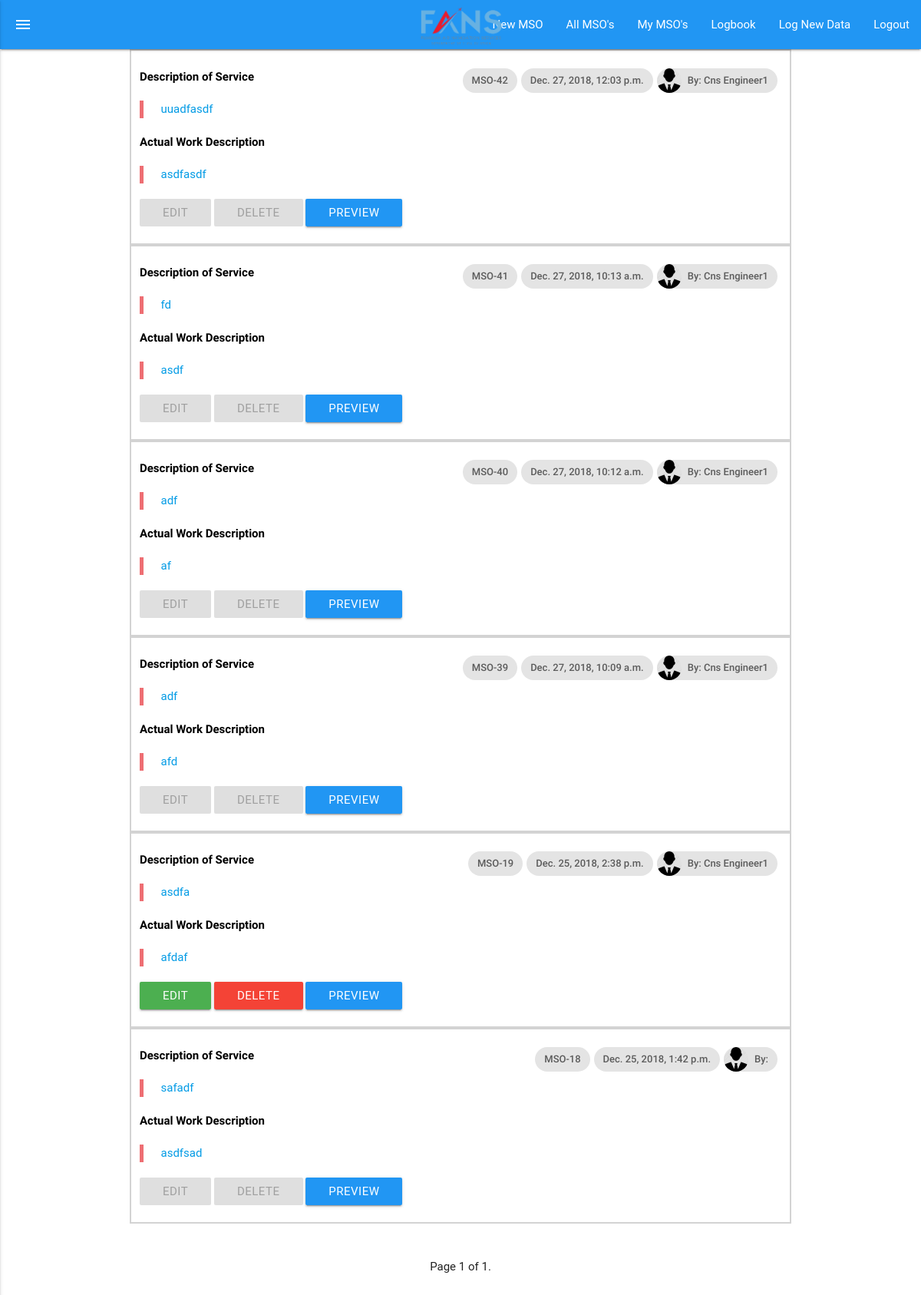
Page /mso/my/ (signed in) on the committed database.
### mso/models.py (models this page shows, shortened)
class MsoCns(models.Model):
    requested_by = models.CharField(max_length=100, default='')
    section =  models.CharField(max_length=100, default='')
    department_head =  models.CharField(max_length=100, default='')
    location =  models.CharField(max_length=100, default='')
    description_of_service = models.TextField(default='')
    manager_approval = models.BooleanField(default=False)
    manager_approval_date = models.DateTimeField(auto_now=False, null=True)
    actual_work_descripition = models.TextField(default='')
    date_started = models.CharField(default='', max_length=50)
    date_completed = models.CharField(default='', max_length=50)
    work_compleated_by = models.TextField(default='')
    id_number = models.CharField(max_length=254, default='')
    supervisor_approval = models.BooleanField(default=False)
    supervisor_approval_date = models.DateTimeField(auto_now=False, null=True)
    posted_on = models.DateTimeField(auto_now=True)
    posted_by = models.EmailField(max_length=254, default='')
    posted_by_name = models.CharField(max_length=254, default='')
    requested_by_other_department = models.BooleanField(default=False)
    completed = models.BooleanField(default=False)

### mso/views.py (the view)
# urls.py: path('my/', views.my_msos, name="my_msos.html"),
@login_required
def my_msos(request, msg=''):
    all_msos = MsoCns.objects.all().filter(posted_by=request.user).order_by('-pk')
    current_user_name = helper.get_full_name(request.user)
    paginator = Paginator(all_msos, 10)
    page = request.GET.get('page')
    msos = paginator.get_page(page)
    gender = helper.get_gender(request.user)
    department = helper.get_department(request.user)
    job_title = helper.get_job_title(request.user)
    args = {
        'msos': msos,
        'current_user_name': str(current_user_name),
        'current_user_email': str(request.user),
        'current_user_gender': str(gender),
        'department': str(department),
        'job_title': str(job_title),
        'msg': msg,
    }
    return render(request, 'mso/my_msos.html', args)

### mso/helper.py (called while the page is built)
def get_full_name(email):
    first_name = CustomUser.objects.values_list('first_name', flat=True).filter(email=email)[0].lower()
    last_name = CustomUser.objects.values_list('last_name', flat=True).filter(email=email)[0].lower()
    return first_name.capitalize() + ' ' + last_name.capitalize()

def get_job_title(email):
    job_title = SetupUserAccount.objects.values_list('job_title', flat=True).filter(email=email)[0]
    return job_title

def get_gender(email):
    gender = SetupUserAccount.objects.values_list('gender', flat=True).filter(email=email)[0]
    return gender

def get_department(email):
    department = SetupUserAccount.objects.values_list('department', flat=True).filter(email=email)[0]
    return department

### users/models.py (called while the page is built)
    def __str__(self):
        return self.email

### mso/templates/mso/my_msos.html (shortened to what this page needs)
{% extends 'cns_base.html' %}
{% load static %}
{% block linktag %} <link rel="stylesheet" type="text/css" href="{% static "pages/css/mso.css" %}"> {% endblock linktag %}
{% block content %}
<div class="container">
    {%for mso in msos %}
    <div class="row mso_row" id="r{{mso.id}}">
        <div class="col s12">
            <br>
            <a id="read_mode_a" href="/mso/{{mso.id}}">
                <div class="chip">
                    {% if current_user_gender == 'male' %}
                        <img src="{% static "pages/img/male_profile_default.png" %}" alt="male_profile_default">By: {{ mso.posted_by_name }}
                    {% else %}
                        <img src="{% static "pages/img/female_profile_default.png" alt="female_profile_default" %}">By: {{ mso.posted_by_name }}
                    {% endif %}
                </div>
                <div class="chip">
                    {{mso.posted_on}}
                </div>
                <div class="chip">MSO-{{mso.id}}</div>
                <span class="title mso_title">Description of Service</span>
                <blockquote>{{mso.description_of_service}}</blockquote>
                <span class="title mso_title">Actual Work Description</span>
                <blockquote>{{mso.actual_work_descripition}}</blockquote>
                </a>
                {% if mso.manager_approval == True or mso.supervisor_approval == True or mso.completed %}
                <a id="" href="/mso/edit/{{mso.id}}" class="waves-effect waves-light green btn disabled modal-trigger">Edit</a>
                <a id="{{mso.id}}" href="#" class="delete waves-effect waves-light red btn disabled modal-trigger">Delete</a>
                {% elif current_user_name != mso.posted_by_name %}
                <a id="" href="/mso/edit/{{mso.id}}" class="waves-effect waves-light disabled green btn modal-trigger">Edit</a>
                <a id="{{mso.id}}" href="#" class="delete waves-effect waves-light red disabled btn modal-trigger">Delete</a>
                {% else %}
                <a id="" href="/mso/edit/{{mso.id}}" class="waves-effect waves-light green btn modal-trigger">Edit</a>
                <a id="{{mso.id}}" href="#" class="delete waves-effect waves-light red btn modal-trigger">Delete</a>
                {% endif %}
                <a href="/mso/{{mso.id}}" class="waves-effect waves-light blue btn modal-trigger">Preview</a>
            <br>
            <br>
        </div>
    </div>
        {% endfor %}
        <br>
        <br>
        <div class="pagination">
            <span class="step-links">
                <span class="current">
                    Page {{ msos.number }} of {{ msos.paginator.num_pages }}.
                </span>
            </span>
        </div>
        <br>
        <br>
        <br>
</div>
{% endblock content %}

### pages/static/pages/css/main.css (style rules this page uses)
.mso_row { margin-bottom: 0px; border: 1px solid lightgray; }
.title { font-weight: bold; }
.chip { float: right !important; }
.pagination { display: flex; align-items: center; justify-content: center; }
.mso_title { color: black; }

### pages/static/pages/css/mso.css (style rules this page uses)
.mso_row { margin-bottom: 0px; border: 2px solid lightgray; }
.title { font-weight: bold; }
.chip { float: right !important; }
.pagination { display: flex; align-items: center; justify-content: center; }
.mso_title { color: black; }

### rows in the picture
MsoCns: posted_by_name "Cns Engineer1", posted_on "Dec. 27, 2018, 12:03 p.m.", id "42", description_of_service "uuadfasdf", actual_work_descripition "asdfasdf"
MsoCns: posted_by_name "Cns Engineer1", posted_on "Dec. 27, 2018, 10:13 a.m.", id "41", description_of_service "fd", actual_work_descripition "asdf"
MsoCns: posted_by_name "Cns Engineer1", posted_on "Dec. 27, 2018, 10:12 a.m.", id "40", description_of_service "adf", actual_work_descripition "af"
MsoCns: posted_by_name "Cns Engineer1", posted_on "Dec. 27, 2018, 10:09 a.m.", id "39", description_of_service "adf", actual_work_descripition "afd"
MsoCns: posted_by_name "Cns Engineer1", posted_on "Dec. 25, 2018, 2:38 p.m.", id "19", description_of_service "asdfa", actual_work_descripition "afdaf"
MsoCns: posted_on "Dec. 25, 2018, 1:42 p.m.", id "18", description_of_service "safadf", actual_work_descripition "asdfsad"

### other values in the picture
{{ msos.number }} "1"
{{ msos.paginator.num_pages }} "1"
